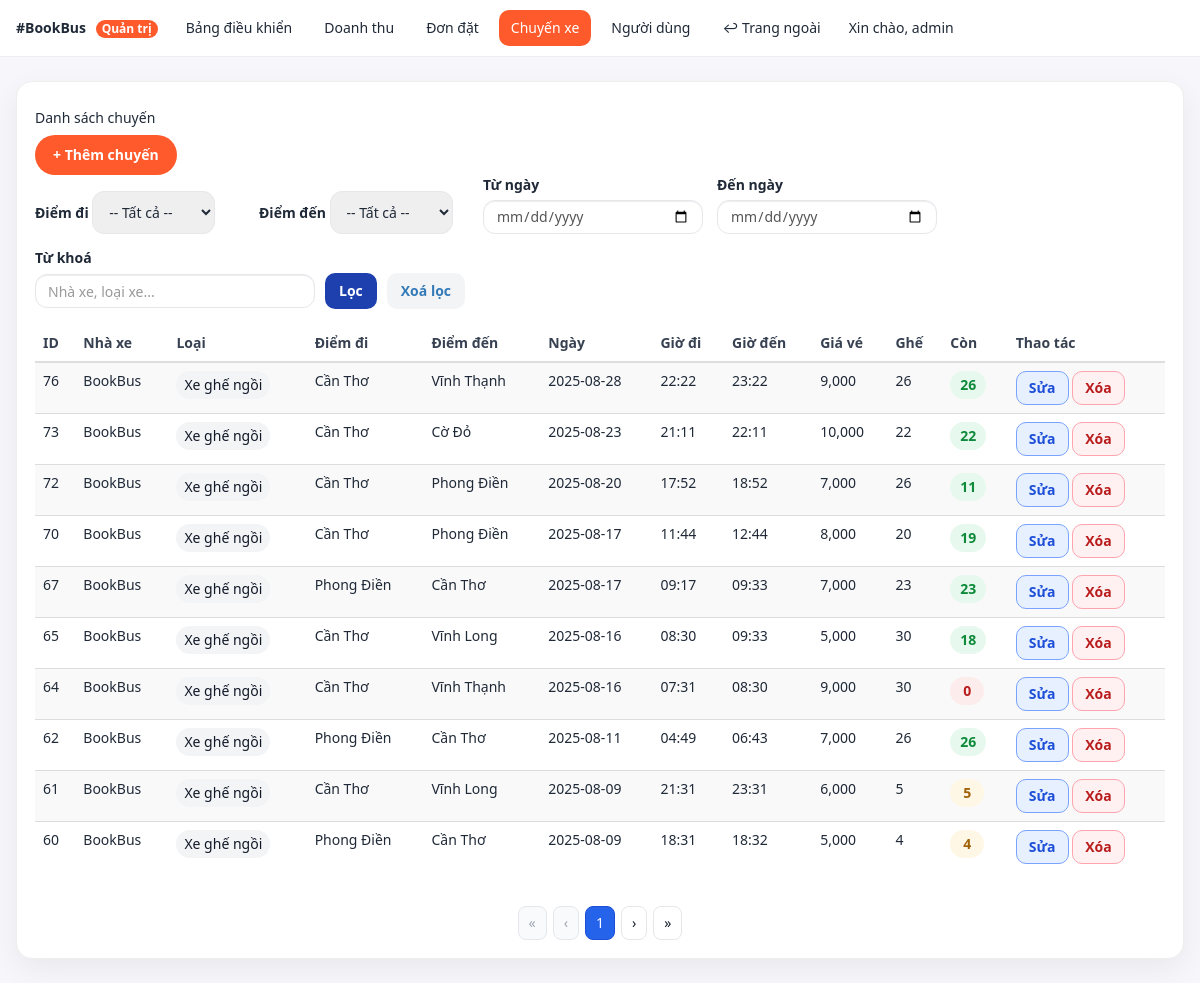
The app's page /admin/trips.php (signed in), older data.
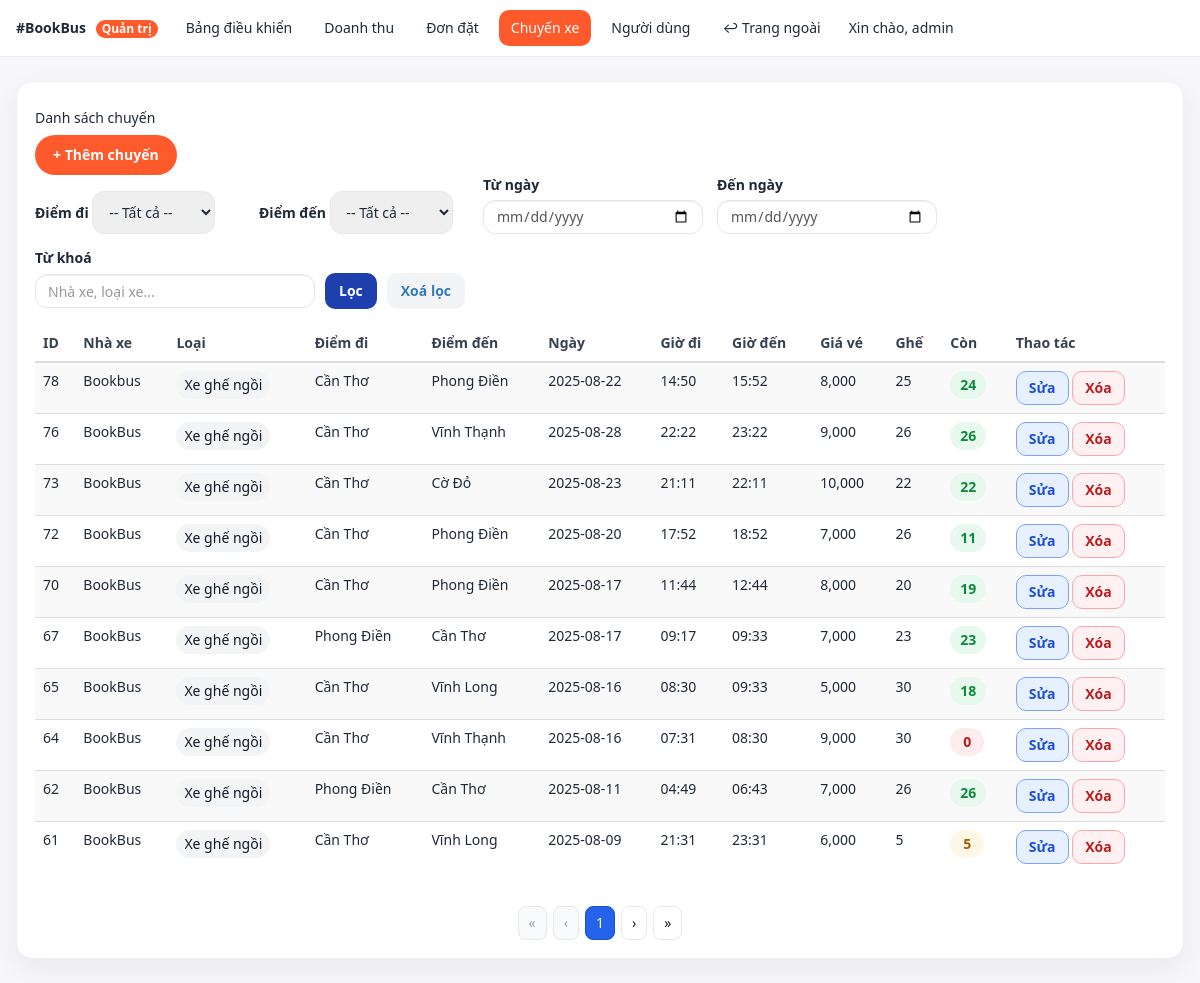
The same page, newer data.
### tables this page shows
CREATE TABLE chuyenxe (
        id INTEGER PRIMARY KEY AUTOINCREMENT,
        ten_nhaxe TEXT NOT NULL,
        loai_xe TEXT NOT NULL,
        diem_di TEXT NOT NULL,
        diem_den TEXT NOT NULL,
        ngay_di DATE NOT NULL,
        gio_di TIME NOT NULL,
        gio_den TIME NOT NULL,
        gia_ve INTEGER NOT NULL,
        so_ghe INTEGER NOT NULL,
        so_ghe_con INTEGER NOT NULL
    );

### admin/trips.php (the view, shortened to what this page needs)
<?php
require_once __DIR__ . "/_layout_top.php";
require_once __DIR__ . "/../libs/db_chuyenxe.php";
$tu_ngay  = trim($_GET['tu_ngay']  ?? '');
$den_ngay = trim($_GET['den_ngay'] ?? '');
$q        = trim($_GET['q'] ?? '');
$perPage  = 10;
$where = [];
$params = [];
$whereSql = $where ? ("WHERE ".implode(" AND ", $where)) : "";
$page = max(1, (int)($_GET['p'] ?? 1));
$st = $pdo->prepare("SELECT COUNT(*) FROM chuyenxe $whereSql");
$st->execute($params);
$total = (int)$st->fetchColumn();
$pages = max(1, (int)ceil($total / $perPage));
$offset = ($page - 1) * $perPage;
$sql = "SELECT id,ten_nhaxe,loai_xe,diem_di,diem_den,ngay_di,gio_di,gio_den,gia_ve,so_ghe,so_ghe_con
        FROM chuyenxe $whereSql
        ORDER BY id DESC
        LIMIT :limit OFFSET :offset";
$st = $pdo->prepare($sql);
$st->bindValue(':limit', $perPage, PDO::PARAM_INT);
$st->bindValue(':offset', $offset, PDO::PARAM_INT);
$st->execute();
$rows = $st->fetchAll(PDO::FETCH_ASSOC);
function seat_pill_class($left){
  if ($left <= 0) return "pill pill-red";
  if ($left <= 10) return "pill pill-amber";
  return "pill pill-green";
}
function h($s){ return htmlspecialchars($s, ENT_QUOTES, 'UTF-8'); }
function keep($extra = []){
  $base = [
    'diem_di' => $_GET['diem_di'] ?? '',
    'diem_den' => $_GET['diem_den'] ?? '',
    'tu_ngay' => $_GET['tu_ngay'] ?? '',
    'den_ngay' => $_GET['den_ngay'] ?? '',
    'q' => $_GET['q'] ?? '',
  ];
  foreach($extra as $k=>$v) $base[$k] = $v;
  return http_build_query($base);
}
?>
<div class="cardx">
  <div class="d-flex justify-content-between align-items-center mb-3">
    <h5 class="m-0">Danh sách chuyến</h5>
    <a href="trips_edit.php" class="btn btn-brand">+ Thêm chuyến</a>
  </div>
  <form method="get" class="filterbar">
    <div class="group">
      <label class="form-label">Điểm đi</label>
      <select class="form-select" name="diem_di">
        <option value="">-- Tất cả --</option>
      </select>
    </div>
    <div class="group">
      <label class="form-label">Điểm đến</label>
      <select class="form-select" name="diem_den">
        <option value="">-- Tất cả --</option>
      </select>
    </div>
    <div class="group g-date">
      <label class="form-label">Từ ngày</label>
      <input type="date" class="form-control" name="tu_ngay" value="<?=h($tu_ngay)?>">
    </div>
    <div class="group g-date">
      <label class="form-label">Đến ngày</label>
      <input type="date" class="form-control" name="den_ngay" value="<?=h($den_ngay)?>">
    </div>
    <div class="group g-search">
      <label class="form-label">Từ khoá</label>
      <div class="search-row">
        <input type="text" class="form-control" name="q" placeholder="Nhà xe, loại xe..." value="<?=h($q)?>">
        <button class="btn-primary" type="submit">Lọc</button>
        <a class="btn-secondary" href="trips.php">Xoá lọc</a>
      </div>
    </div>
  </form>
  <div class="table-responsive">
  <table class="table align-middle table-striped">
    <thead>
      <tr>
        <th>ID</th>
        <th>Nhà xe</th>
        <th>Loại</th>
        <th>Điểm đi</th>
        <th>Điểm đến</th>
        <th>Ngày</th>
        <th>Giờ đi</th>
        <th>Giờ đến</th>
        <th>Giá vé</th>
        <th>Ghế</th>
        <th>Còn</th>
        <th>Thao tác</th>
      </tr>
    </thead>
    <tbody>
      <?php foreach($rows as $r): ?>
      <tr>
        <td><?=$r['id']?></td>
        <td><?=h($r['ten_nhaxe'])?></td>
        <td><span class="badge-type"><?=h($r['loai_xe'])?></span></td>
        <td><?=h($r['diem_di'])?></td>
        <td><?=h($r['diem_den'])?></td>
        <td><?=h($r['ngay_di'])?></td>
        <td><?=h($r['gio_di'])?></td>
        <td><?=h($r['gio_den'])?></td>
        <td><?=number_format((int)$r['gia_ve'])?></td>
        <td><?=$r['so_ghe']?></td>
        <td><span class="<?=seat_pill_class((int)$r['so_ghe_con'])?>"><?=$r['so_ghe_con']?></span></td>
        <td class="d-flex gap-2">
          <a class="btn-chip edit" href="trips_edit.php?id=<?=$r['id']?>">Sửa</a>
          <form id="del-<?=$r['id']?>" method="post" action="trips_delete.php?<?=keep(['p'=>$page])?>" style="display:inline-block;margin:0;">
            <button type="button" class="btn-chip delete js-del" data-id="<?=$r['id']?>">Xóa</button>
          </form>
        </td>
      </tr>
      <?php endforeach; ?>
    </tbody>
  </table>
  </div>
  <?php if ($pages > 1): ?>
  <div class="paginationx">
    <?php if ($page > 1): ?>
      <a href="?<?=keep(['p'=>1])?>">&laquo;</a>
      <a href="?<?=keep(['p'=>$page-1])?>">&lsaquo;</a>
    <?php else: ?>
      <span class="muted">&laquo;</span>
      <span class="muted">&lsaquo;</span>
    <?php endif; ?>
    <span class="active"><?=$page?></span>
    <?php if ($page < $pages): ?>
      <a href="?<?=keep(['p'=>$page+1])?>">&rsaquo;</a>
      <a href="?<?=keep(['p'=>$pages])?>">&raquo;</a>
    <?php else: ?>
      <span class="muted">&rsaquo;</span>
      <span class="muted">&raquo;</span>
    <?php endif; ?>
  </div>
  <?php endif; ?>
</div>
<?php require_once __DIR__ . "/_layout_bottom.php"; ?>

Row changes from the older to the newer data that the page shows:
no longer on this page (row unchanged): chuyenxe: id "60", ten_nhaxe "BookBus", loai_xe "Xe ghế ngồi", diem_di "Phong Điền", diem_den "Cần Thơ", ngay_di "2025-08-09", gio_di "18:31", gio_den "18:32", gia_ve "5,000", so_ghe "4", so_ghe_con "4"
added chuyenxe: id "78", ten_nhaxe "Bookbus", loai_xe "Xe ghế ngồi", diem_di "Cần Thơ", diem_den "Phong Điền", ngay_di "2025-08-22", gio_di "14:50", gio_den "15:52", gia_ve "8,000", so_ghe "25", so_ghe_con "24"
